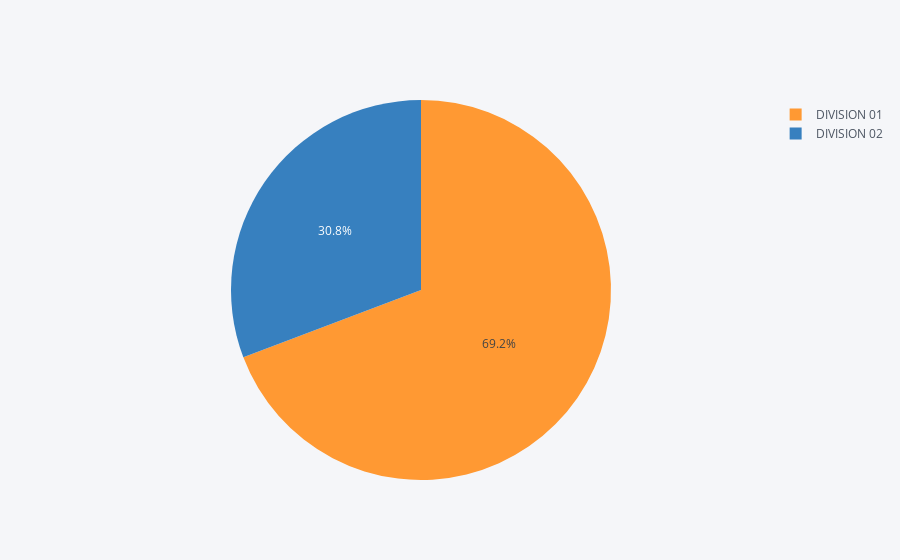

Source (notebook cell):
### Code cell
tempbak.groupby(['division']).agg({'MC+LC':sum}).reset_index().iplot(kind='pie',labels='division',values='MC+LC')

### Figure 1 — Plotly figure (JSON) as saved in the notebook; plotly's stock layout.template omitted (floating-point values rounded to 4 significant figures)
{"data": [{"labels": ["DIVISION 01", "DIVISION 02"], "marker": {"colors": ["rgba(255, 153, 51, 1.0)", "rgba(55, 128, 191, 1.0)"]}, "name": "", "type": "pie", "values": [160700000.0, 71400000.0]}], "layout": {"legend": {"bgcolor": "#F5F6F9", "font": {"color": "#4D5663"}}, "paper_bgcolor": "#F5F6F9", "plot_bgcolor": "#F5F6F9", "titlefont": {"color": "#4D5663"}}}
